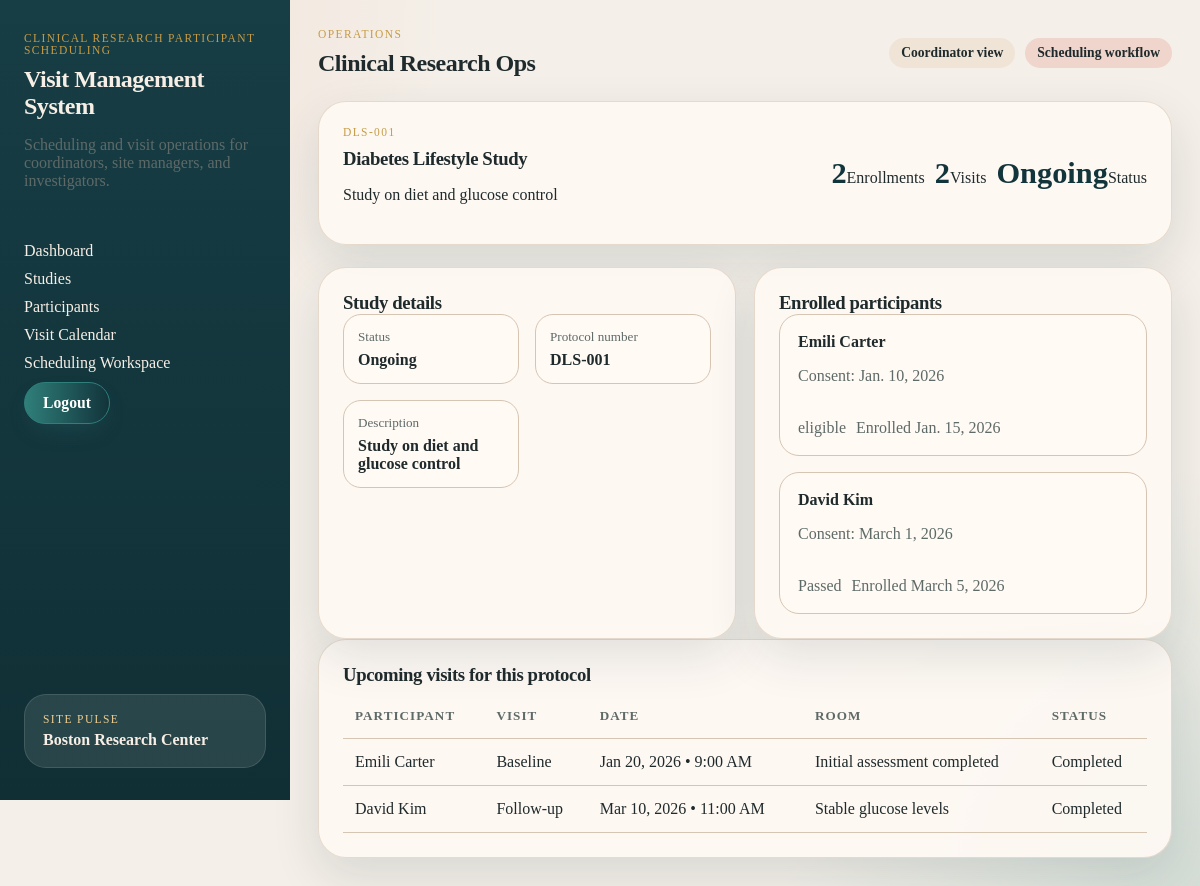
Screenshot of /project/studies/1/ (signed in) with the database file from the repository.
### project/models.py (models this page shows, shortened)
class Study(models.Model):
    title = models.CharField(max_length=200)  # Study title
    protocol_number = models.CharField(max_length=50)  # Unique protocol identifier
    description = models.TextField()  # Study description
    STUDY_STATUS_CHOICES = [
        ('active', 'Active'),
        ('closed', 'Closed'),
        ('paused', 'Paused'),
    ]
    status = models.CharField(
        max_length=20,
        choices=STUDY_STATUS_CHOICES,
        default='active'
    )

class Enrollment(models.Model):
    participant = models.ForeignKey(Participant, on_delete=models.CASCADE)  # Link to participant
    study = models.ForeignKey(Study, on_delete=models.CASCADE)  # Link to study
    consent_date = models.DateField()  # Date consent was given
    SCREENING_STATUS_CHOICES = [
        ('pending', 'Pending'),
        ('eligible', 'Eligible'),
        ('ineligible', 'Ineligible'),
        ('screen_failed', 'Screen Failed'),
    ]
    screening_status = models.CharField(
        max_length=20,
        choices=SCREENING_STATUS_CHOICES,
        default='pending'
    )
    enrollment_date = models.DateField()  # Date of enrollment

class Participant(models.Model):
    first_name = models.CharField(max_length=100)  # Participant's first name
    last_name = models.CharField(max_length=100)  # Participant's last name
    date_of_birth = models.DateField()  # Date of birth
    age = models.PositiveIntegerField(null=True, blank=True)  # Age (optional, can be calculated from DOB)
    sex = models.CharField(
        max_length=20,
        choices=[('male', 'Male'), ('female', 'Female'), ('other', 'Other'), ('prefer_not_to_say', 'Prefer not to say')],
        default='prefer_not_to_say',
    )  # Sex
    phone = models.CharField(max_length=20, blank=True)  # Phone number
    email = models.EmailField(max_length=254, blank=True)  # Email address
    STATUS_CHOICES = [
        ('active', 'Active'),
        ('withdrawn', 'Withdrawn'),
        ('completed', 'Completed'),
        ('inactive', 'Inactive'),
    ]
    status = models.CharField(
        max_length=20,
        choices=STATUS_CHOICES,
        default='active'
    )
    def __str__(self):
        return f"{self.first_name} {self.last_name}"

class Visit(models.Model):
    enrollment = models.ForeignKey(Enrollment, on_delete=models.CASCADE)  # Link to enrollment
    visit_date = models.DateTimeField()  # Date and time of visit
    visit_type = models.CharField(max_length=100)  # e.g., 'screening', 'follow-up'
    VISIT_STATUS_CHOICES = [
        ('scheduled', 'Scheduled'),
        ('completed', 'Completed'),
        ('canceled', 'Canceled'),
        ('missed', 'Missed'),
    ]
    status = models.CharField(
        max_length=20,
        choices=VISIT_STATUS_CHOICES,
        default='scheduled'
    )
    notes = models.TextField()  # Staff notes

### project/views.py (the view)
# urls.py: path("studies/<int:study_id>/", StudyDetailView.as_view(), name="project_study_detail"),
class StudyDetailView(CoordinatorRequiredMixin, DetailView):
    model = Study
    template_name = "project/study_detail.html"
    context_object_name = "study"
    pk_url_kwarg = "study_id"
    def get_context_data(self, **kwargs):
        context = super().get_context_data(**kwargs)
        study = self.object
        context["enrollments"] = (
            Enrollment.objects.filter(study=study)
            .select_related("participant")
            .order_by("participant__last_name", "participant__first_name")
        )
        context["visits"] = (
            Visit.objects.filter(enrollment__study=study)
            .select_related("enrollment", "enrollment__participant")
            .order_by("visit_date")
        )
        return context

### project/views.py (called while the page is built)
    def test_func(self):
        return hasattr(self.request.user, 'userprofile') and \
               self.request.user.userprofile.role == 'coordinator'

### project/templates/project/study_detail.html (shortened to what this page needs)
{% extends "project/base.html" %}
{% block content %}
<section class="detail-hero">
  <div>
    <p class="eyebrow">{{ study.protocol_number }}</p>
    <h3>{{ study.title }}</h3>
    <p>{{ study.description }}</p>
  </div>
  <div class="hero-stats">
    <div><strong>{{ enrollments.count }}</strong><span>Enrollments</span></div>
    <div><strong>{{ visits.count }}</strong><span>Visits</span></div>
    <div><strong>{{ study.status }}</strong><span>Status</span></div>
  </div>
</section>
<section class="content-grid">
  <article class="panel">
    <div class="panel-header">
      <h3>Study details</h3>
    </div>
    <dl class="detail-list">
      <div><dt>Status</dt><dd>{{ study.status }}</dd></div>
      <div><dt>Protocol number</dt><dd>{{ study.protocol_number }}</dd></div>
      <div><dt>Description</dt><dd>{{ study.description }}</dd></div>
    </dl>
  </article>
  <article class="panel">
    <div class="panel-header">
      <h3>Enrolled participants</h3>
    </div>
    <div class="stack-list">
      {% for enrollment in enrollments %}
        <a class="list-row" href="{% url 'project_participant_detail' enrollment.participant.id %}">
          <div>
            <strong>{{ enrollment.participant }}</strong>
            <p>Consent: {{ enrollment.consent_date }}</p>
          </div>
          <div class="row-meta">
            <span>{{ enrollment.screening_status }}</span>
            <span>Enrolled {{ enrollment.enrollment_date }}</span>
          </div>
        </a>
      {% empty %}
        <p class="empty-state">No enrollments for this study yet.</p>
      {% endfor %}
    </div>
  </article>
</section>
<section class="panel">
  <div class="panel-header">
    <h3>Upcoming visits for this protocol</h3>
  </div>
  <div class="table-shell">
    <table>
      <thead>
        <tr>
          <th>Participant</th>
          <th>Visit</th>
          <th>Date</th>
          <th>Room</th>
          <th>Status</th>
        </tr>
      </thead>
      <tbody>
        {% for visit in visits %}
          <tr>
            <td><a href="{% url 'project_participant_detail' visit.enrollment.participant.id %}">{{ visit.enrollment.participant }}</a></td>
            <td><a href="{% url 'project_visit_detail' visit.id %}">{{ visit.visit_type }}</a></td>
            <td>{{ visit.visit_date|date:"M j, Y" }} • {{ visit.visit_date|date:"g:i A" }}</td>
            <td>{{ visit.notes|truncatechars:40 }}</td>
            <td>{{ visit.status }}</td>
          </tr>
        {% empty %}
          <tr>
            <td colspan="5">No visits for this study yet.</td>
          </tr>
        {% endfor %}
      </tbody>
    </table>
  </div>
</section>
{% endblock %}

### static/project.css (style rules this page uses)
:root { --bg: #f4efe8; --panel: #fffaf4; --panel-strong: #f0e4d6; --line: #d6c5b2; --text: #1f2a2c; --muted: #5e6a68; --navy: #12343b; --teal: #2f7f7a; --coral: #d66a4d; --gold: #c79b45; --danger: #b2493d; --shadow: 0 18px 48px rgba(18, 52, 59, 0.12); }
* { box-sizing: border-box; }
html, body { margin: 0; padding: 0; }
body { font-family: Georgia, "Times New Roman", serif; color: var(--text); background: radial-gradient(circle at top left, rgba(214, 106, 77, 0.12), transparent 30%), radial-gradient(circle at bottom right, rgba(47, 127, 122, 0.16), transparent 28%), var(--bg); }
a { color: inherit; text-decoration: none; }
h1, h2, h3, h4 { margin: 0; font-family: "Palatino Linotype", "Book Antiqua", Palatino, serif; letter-spacing: -0.02em; }
.nav, .stack-list, .metric-grid, .card-grid, .content-grid, .day-grid, .scheduler-form, form { display: grid; gap: 16px; }
.metric-grid, .card-grid, .content-grid, .day-grid { margin-top: 22px; gap: 18px; }
.content-grid, .day-grid { grid-template-columns: repeat(2, minmax(0, 1fr)); }
.page-header, .panel-header, .hero, .detail-hero, .list-row, .metric-card, .study-card, .day-card, .study-card-header { display: flex; justify-content: space-between; gap: 18px; }
.header-actions, .study-meta, .chip-row, .hero-stats, .study-card-actions, .row-meta, .profile-actions { display: flex; flex-wrap: wrap; gap: 10px; align-items: center; }
.hero, .detail-hero, .panel, .day-card { padding: 24px; border-radius: 28px; background: rgba(255, 250, 244, 0.88); border: 1px solid rgba(214, 197, 178, 0.6); box-shadow: var(--shadow); }
.eyebrow, .status-label { text-transform: uppercase; font-size: 0.72rem; letter-spacing: 0.12em; }
.eyebrow { color: var(--gold); margin: 0 0 10px; }
.brand-copy, .subtle, .hero-copy, .metric-card span, .list-row p, .study-card p, .detail-list dt, .bullet-list, .status-card span, .study-protocol, .row-meta, .hero-label, .empty-state, .visit-study, .enrollment-protocol { color: var(--muted); }
.metric-card strong, .hero-stats strong { font-size: 1.9rem; color: var(--navy); }
.metric-card, .study-card, .day-card, .list-row { flex-direction: column; }
.list-row { padding: 18px; border-radius: 20px; background: var(--panel); border: 1px solid var(--line); }
.detail-list { display: grid; grid-template-columns: repeat(2, minmax(0, 1fr)); gap: 16px; margin: 0; }
.detail-list div { padding: 14px; border-radius: 18px; background: var(--panel); border: 1px solid var(--line); }
.detail-list dt { font-size: 0.82rem; margin-bottom: 6px; }
.detail-list dd { margin: 0; font-weight: 600; }
.table-shell { overflow-x: auto; }
table { width: 100%; margin-top: 8px; border-collapse: collapse; }
th, td { text-align: left; padding: 14px 12px; border-bottom: 1px solid var(--line); }
thead th { color: var(--muted); font-size: 0.82rem; text-transform: uppercase; letter-spacing: 0.08em; }

### rows the page displays
Study: protocol_number "DLS-001", title "Diabetes Lifestyle Study", description "Study on diet and glucose control", status "Ongoing"
Enrollment: participant "Emili Carter", consent_date "Jan. 10, 2026", screening_status "eligible", enrollment_date "Jan. 15, 2026"
Enrollment: participant "David Kim", consent_date "March 1, 2026", screening_status "Passed", enrollment_date "March 5, 2026"
Visit: enrollment.participant "Emili Carter", visit_type "Baseline", visit_date "Jan 20, 2026", visit_date "9:00 AM", notes "Initial assessment completed", status "Completed"
Visit: enrollment.participant "David Kim", visit_type "Follow-up", visit_date "Mar 10, 2026", visit_date "11:00 AM", notes "Stable glucose levels", status "Completed"

### other values shown
{{ enrollments.count }} "2"
{{ visits.count }} "2"
